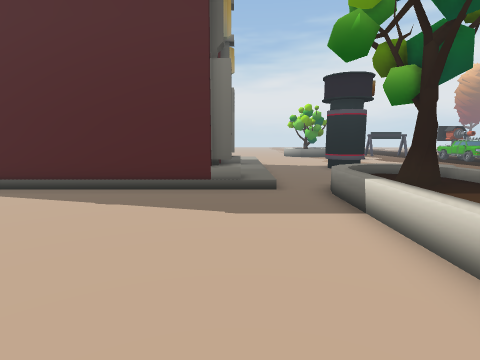
[1] (above)

16 first-person views from a walk through a Unity game level. The camera is 1.5 m above the floor, tilts 8° down and sees 80° across. The floor is counted in squares, 1 m on a side. Each view is taken from the middle of a square. On the plan, view 1 faces up. The plan holds only what a view shows up to about 14 squares ahead; the rest is blank. The place goes on beyond the plan.

[2]
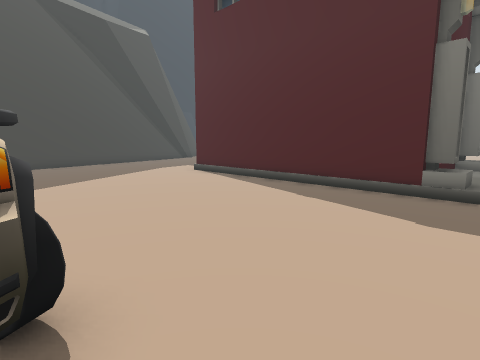

[3]
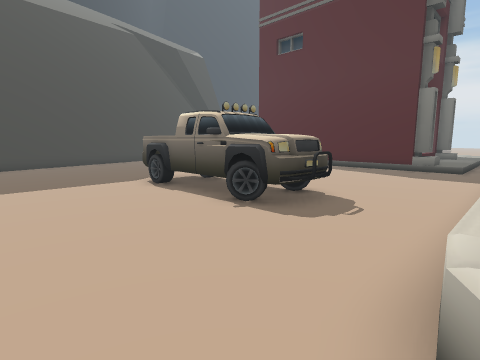

[4]
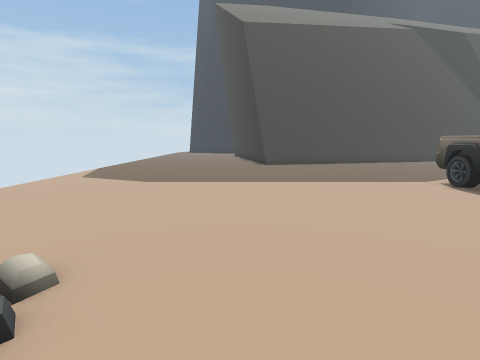

[5]
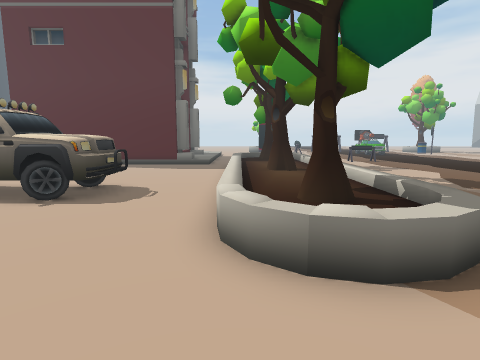

[6]
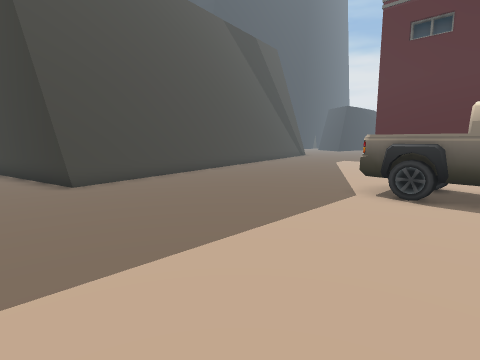

[7]
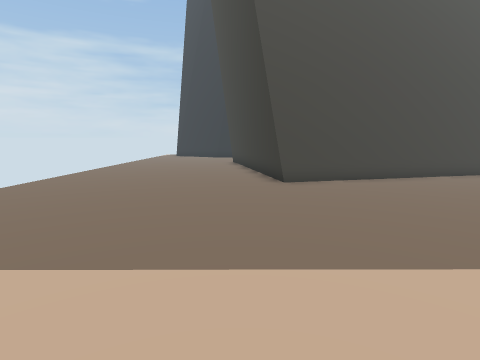

[8]
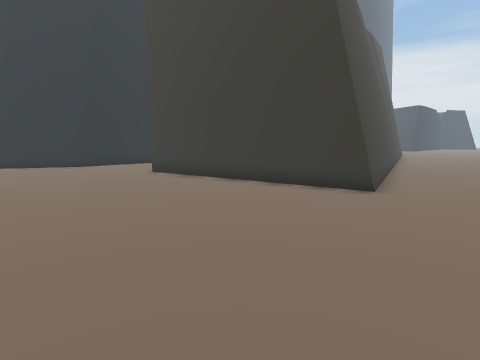

[9]
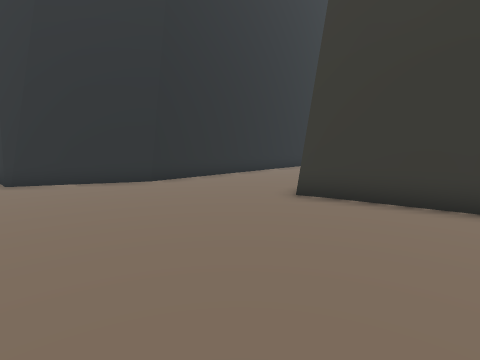

[10]
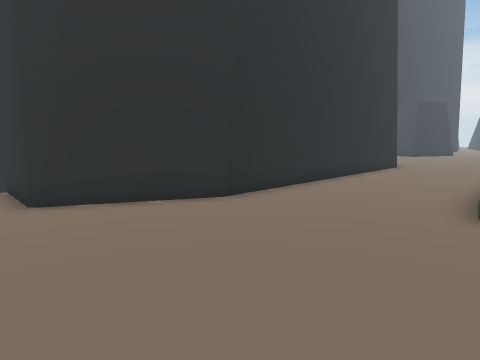

[11]
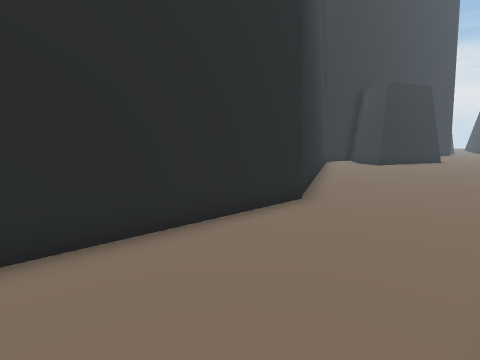

[12]
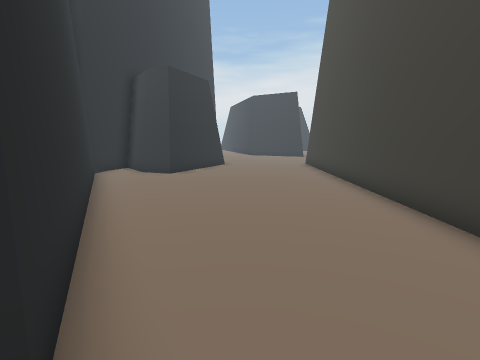

[13]
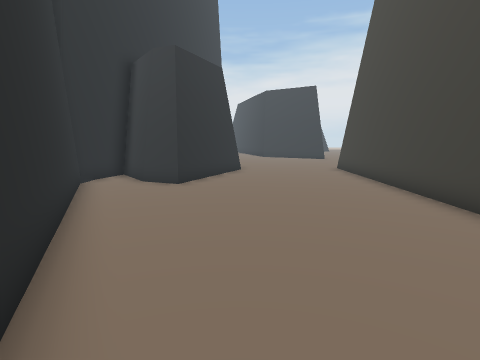

[14]
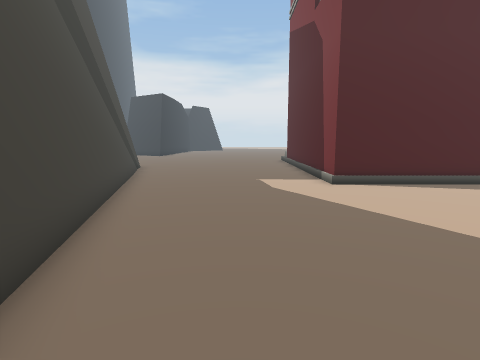

[15]
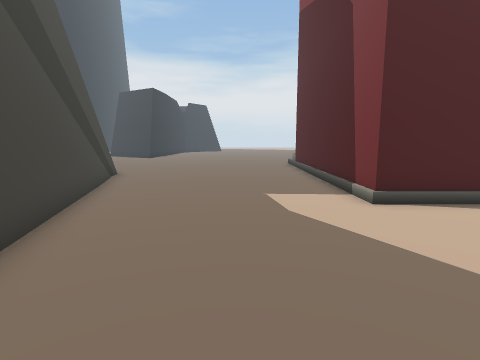

[16]
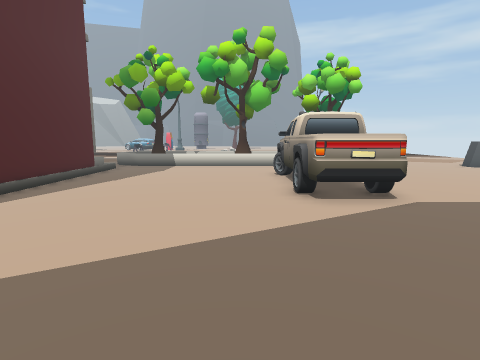

### Floor plan
Key: @ floor where view 1 was taken; # wall or solid block; . floor; / step, stairs or slope; = window, fence, low wall or low ledge; ^ raised ledge; O other object.
Columns run from 34 left of view 1 to 6 right of it. Each row starts with its distance up from view 1.
 16      #.....#   ........O
 15 ######.....#   ........O
 14 #.###......#  #........O         OO ...
 13 #..##......#  ##.......O         O  ...
 12 ##.........#   #.......O            ...
 11  #.........#   #.......O         O  ..
 10  ##........#   #.......O         O /..=
  9   #........#   ##......OOOOOOOOOOOO/.^^^^
  8   ##.......#    #....................^^ ^
  7    #.......#    #....................^^#^
  6    ##......#    #....................^^^
  5     #......#    ##...................^^ ^
  4     ##.....#     #...................^^ ^
  3      #.....      #...................^^ ^
  2      ##...       #...................^^#
  1       #....      ##..................^^^
  0       #....       #........OOOOOOO@..^^^^
 -1       #....       #........O O OOOO..^^^^
 -2       #....       #........OOOOOOO...^^ ^
 -3       #....       ##.................^^^^
 -4      ##....        #.................^^^^
 -5      ##....        #.................^^^^
 -6      #.....        #..................^^.
 -7      #.....        #....................
 -8      #.....    #####................
 -9      #.....#####.................... .
-10      #..............................
-11      #............................/OO
-12     ##............................/OO
-13     #.............................
-14    ##............................
-15 ####...........................
-16      ......... ...............

Where each view was taken, in squares from view 1:
view 1: 0 up, 0 right, facing up
view 2: 0 up, 1 right, facing up-left
view 3: 7 down, 3 right, facing up-left
view 4: 9 down, 3 right, facing left
view 5: 9 down, 3 right, facing up
view 6: 10 down, 4 left, facing up-left
view 7: 9 down, 4 left, facing left
view 8: 16 down, 11 left, facing up-left
view 9: 16 down, 19 left, facing up-left
view 10: 16 down, 23 left, facing up-left
view 11: 5 down, 24 left, facing up-left
view 12: 0 up, 27 left, facing up
view 13: 3 up, 28 left, facing up
view 14: 1 down, 14 left, facing up
view 15: 2 up, 14 left, facing up
view 16: 2 up, 14 left, facing right
